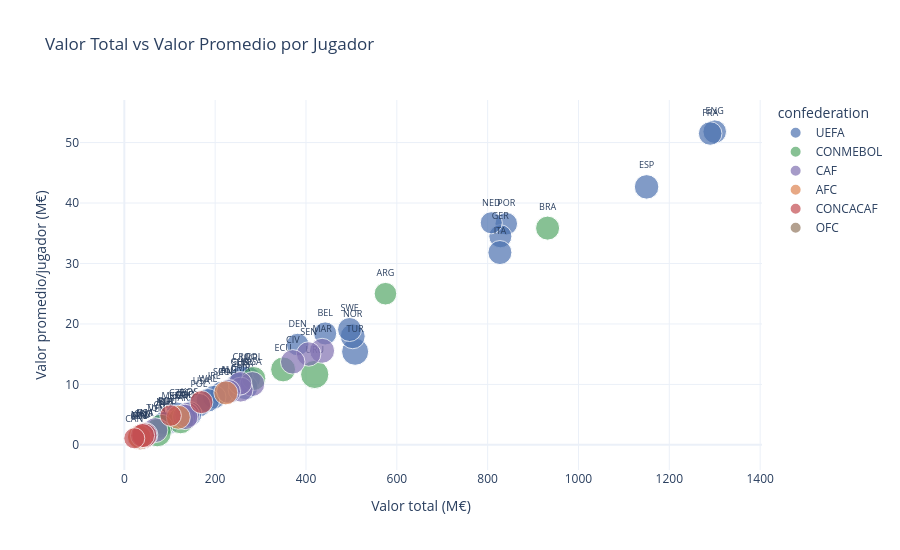

The notebook cell saved with this chart:
### Code cell
fig = px.scatter(
    df_transfer,
    x='market_value_eur_m', y='avg_player_value_eur_m',
    color='confederation', text='country_code',
    color_discrete_map=CONF_PALETTE,
    title='Valor Total vs Valor Promedio por Jugador',
    labels={'market_value_eur_m': 'Valor total (M€)', 'avg_player_value_eur_m': 'Valor promedio/jugador (M€)'},
    hover_data=['country_name_tm', 'members'],
    size='members', size_max=20,
    template='plotly_white', width=900, height=550
)
fig.update_traces(textposition='top center', textfont_size=9)
fig.show()

### Figure 1 — Plotly figure (JSON) as saved in the notebook; plotly's stock layout.template omitted (floating-point values rounded to 4 significant figures)
{"data": [{"customdata": [["England", 25], ["France", 25], ["Spain", 27], ["Portugal", 23], ["Germany", 24], ["Italy", 26], ["Netherlands", 22], ["Turkiye", 33], ["Norway", 28], ["Sweden", 26], ["Belgium", 24], ["Denmark", 23], ["Ukraine", 25], ["Serbia", 28], ["Croatia", 23], ["Switzerland", 25], ["Austria", 26], ["Scotland", 25], ["Republic of Ireland", 25], ["Wales", 25], ["Poland", 25], ["Kosovo", 28], ["Slovakia", 28], ["Czech Republic", 22], ["Romania", 26], ["Bosnia-Herzegovina", 25], ["Albania", 25], ["Northern Ireland", 24], ["North Macedonia", 29]], "hovertemplate": "confederation=UEFA<br>Valor total (M€)=%{x}<br>Valor promedio/jugador (M€)=%{y}<br>members=%{customdata[1]}<br>country_code=%{text}<br>country_name_tm=%{customdata[0]}<extra></extra>", "legendgroup": "UEFA", "marker": {"color": "#4C72B0", "size": [25, 25, 27, 23, 24, 26, 22, 33, 28, 26, 24, 23, 25, 28, 23, 25, 26, 25, 25, 25, 25, 28, 28, 22, 26, 25, 25, 24, 29], "sizemode": "area", "sizeref": 0.09, "symbol": "circle"}, "mode": "markers+text", "name": "UEFA", "orientation": "v", "showlegend": true, "text": ["ENG", "FRA", "ESP", "POR", "GER", "ITA", "NED", "TUR", "NOR", "SWE", "BEL", "DEN", "UKR", "SRB", "CRO", "SUI", "AUT", "SCO", "IRL", "WAL", "POL", "KOS", "SVK", "CZE", "ROU", "BIH", "ALB", "NIR", "MKD"], "textfont": {"size": 9}, "textposition": "top center", "type": "scatter", "x": [1300, 1290, 1150, 841, 828, 827, 808, 508.2, 502.9, 496.0, 442.2, 381.6, 274.2, 266.7, 258.5, 251, 231.9, 214.4, 197.8, 184.2, 164.3, 143.4, 130.1, 115.9, 95.08, 92.1, 88.5, 86.88, 36.35], "xaxis": "x", "y": [51.8, 51.5, 42.67, 36.57, 34.5, 31.81, 36.73, 15.4, 17.96, 19.08, 18.43, 16.59, 10.97, 9.53, 11.24, 10.04, 8.92, 8.58, 7.91, 7.37, 6.57, 5.12, 4.64, 5.27, 3.66, 3.68, 3.54, 3.62, 1.25], "yaxis": "y"}, {"customdata": [["Brazil", 26], ["Argentina", 23], ["Uruguay", 36], ["Ecuador", 28], ["Colombia", 26], ["Paraguay", 31], ["Chile", 26], ["Venezuela", 36], ["Bolivia", 30], ["Peru", 25]], "hovertemplate": "confederation=CONMEBOL<br>Valor total (M€)=%{x}<br>Valor promedio/jugador (M€)=%{y}<br>members=%{customdata[1]}<br>country_code=%{text}<br>country_name_tm=%{customdata[0]}<extra></extra>", "legendgroup": "CONMEBOL", "marker": {"color": "#55A868", "size": [26, 23, 36, 28, 26, 31, 26, 36, 30, 25], "sizemode": "area", "sizeref": 0.09, "symbol": "circle"}, "mode": "markers+text", "name": "CONMEBOL", "orientation": "v", "showlegend": true, "text": ["BRA", "ARG", "URU", "ECU", "COL", "PAR", "CHI", "VEN", "BOL", "PER"], "textfont": {"size": 9}, "textposition": "top center", "type": "scatter", "x": [932, 575, 419.2, 349.6, 285.1, 124.0, 80.3, 72.35, 15.78, 8.6], "xaxis": "x", "y": [35.85, 25, 11.65, 12.48, 10.97, 4, 3.09, 2.01, null, null], "yaxis": "y"}, {"customdata": [["Morocco", 28], ["Senegal", 27], ["Ivory Coast", 27], ["Nigeria", 28], ["Cameroon", 28], ["Ghana", 25], ["Algeria", 26], ["Egypt", 28], ["Democratic Republic of the Congo", 29], ["Tunisia", 28], ["South Africa", 28], ["Cape Verde", 26]], "hovertemplate": "confederation=CAF<br>Valor total (M€)=%{x}<br>Valor promedio/jugador (M€)=%{y}<br>members=%{customdata[1]}<br>country_code=%{text}<br>country_name_tm=%{customdata[0]}<extra></extra>", "legendgroup": "CAF", "marker": {"color": "#8172B2", "size": [28, 27, 27, 28, 28, 25, 26, 28, 29, 28, 28, 26], "sizemode": "area", "sizeref": 0.09, "symbol": "circle"}, "mode": "markers+text", "name": "CAF", "orientation": "v", "showlegend": true, "text": ["MAR", "SEN", "CIV", "NGA", "CMR", "GHA", "ALG", "EGY", "COD", "TUN", "RSA", "CPV"], "textfont": {"size": 9}, "textposition": "top center", "type": "scatter", "x": [435.6, 405.9, 370.8, 281.8, 256.0, 254.8, 229.3, 138.5, 134.1, 68.45, 46.35, 31.83], "xaxis": "x", "y": [15.56, 15.03, 13.73, 10.06, 9.14, 10.19, 8.82, 4.95, 4.62, 2.44, 1.66, 1.22], "yaxis": "y"}, {"customdata": [["Japan", 26], ["South Korea", 26], ["Iran", 28], ["Australia", 25], ["Saudi Arabia", 22], ["Qatar", 23], ["Iraq", 22], ["Jordan", 23], ["Uzbekistan", 14]], "hovertemplate": "confederation=AFC<br>Valor total (M€)=%{x}<br>Valor promedio/jugador (M€)=%{y}<br>members=%{customdata[1]}<br>country_code=%{text}<br>country_name_tm=%{customdata[0]}<extra></extra>", "legendgroup": "AFC", "marker": {"color": "#DD8452", "size": [26, 26, 28, 25, 22, 23, 22, 23, 14], "sizemode": "area", "sizeref": 0.09, "symbol": "circle"}, "mode": "markers+text", "name": "AFC", "orientation": "v", "showlegend": true, "text": ["JPN", "KOR", "IRN", "AUS", "KSA", "QAT", "IRQ", "JOR", "UZB"], "textfont": {"size": 9}, "textposition": "top center", "type": "scatter", "x": [223.5, 118.8, 34.25, 32.85, 21.8, 18, 10.7, 9.3, 8.5], "xaxis": "x", "y": [8.6, 4.57, 1.22, 1.31, null, null, null, null, null], "yaxis": "y"}, {"customdata": [["United States", 24], ["Mexico", 21], ["Jamaica", 28], ["Costa Rica", 26], ["Suriname", 31], ["Canada", 20], ["Honduras", 28], ["Panama", 23]], "hovertemplate": "confederation=CONCACAF<br>Valor total (M€)=%{x}<br>Valor promedio/jugador (M€)=%{y}<br>members=%{customdata[1]}<br>country_code=%{text}<br>country_name_tm=%{customdata[0]}<extra></extra>", "legendgroup": "CONCACAF", "marker": {"color": "#C44E52", "size": [24, 21, 28, 26, 31, 20, 28, 23], "sizemode": "area", "sizeref": 0.09, "symbol": "circle"}, "mode": "markers+text", "name": "CONCACAF", "orientation": "v", "showlegend": true, "text": ["USA", "MEX", "JAM", "CRC", "SUR", "CAN", "HON", "PAN"], "textfont": {"size": 9}, "textposition": "top center", "type": "scatter", "x": [169.7, 101.8, 44.25, 40.13, 23.63, 21.88, 15.5, 5.3], "xaxis": "x", "y": [7.07, 4.85, 1.58, 1.54, null, 1.09, null, null], "yaxis": "y"}, {"customdata": [["New Zealand", 23], ["New Caledonia", 21]], "hovertemplate": "confederation=OFC<br>Valor total (M€)=%{x}<br>Valor promedio/jugador (M€)=%{y}<br>members=%{customdata[1]}<br>country_code=%{text}<br>country_name_tm=%{customdata[0]}<extra></extra>", "legendgroup": "OFC", "marker": {"color": "#937860", "size": [23, 21], "sizemode": "area", "sizeref": 0.09, "symbol": "circle"}, "mode": "markers+text", "name": "OFC", "orientation": "v", "showlegend": true, "text": ["NZL", "NCL"], "textfont": {"size": 9}, "textposition": "top center", "type": "scatter", "x": [16.43, null], "xaxis": "x", "y": [null, null], "yaxis": "y"}], "layout": {"height": 550, "legend": {"itemsizing": "constant", "title": {"text": "confederation"}, "tracegroupgap": 0}, "title": {"text": "Valor Total vs Valor Promedio por Jugador"}, "width": 900, "xaxis": {"anchor": "y", "domain": [0, 1], "title": {"text": "Valor total (M€)"}}, "yaxis": {"anchor": "x", "domain": [0, 1], "title": {"text": "Valor promedio/jugador (M€)"}}}}
